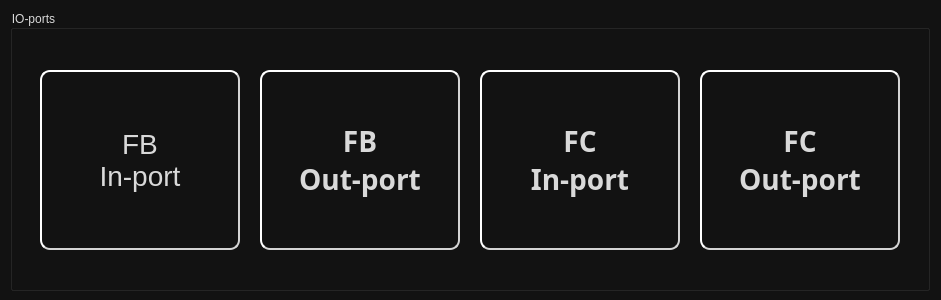
<?xml version="1.0" encoding="UTF-8"?>
<ui version="4.0">
 <class>IOGroupWidget</class>
 <widget class="QWidget" name="IOGroupWidget">
  <property name="geometry">
   <rect>
    <x>0</x>
    <y>0</y>
    <width>941</width>
    <height>300</height>
   </rect>
  </property>
  <property name="windowTitle">
   <string>Form</string>
  </property>
  <property name="styleSheet">
   <string notr="true">QWidget {
	background-color: #121212;
}

QGroupBox {
	font: 75 16pt &quot;Century Gothic&quot;;
	color: #d9d9d9;
}

QPushButton {
	background-color: #121212;
	border-style:outset;
	border-width: 2px;
	border-radius: 10px;
	border-color: #D4D4D4;
	padding: 6px;
	font-size:28px;
	font: bold 24pt &quot;Century Gothic&quot;;
	color: #d9d9d9;
}

QPushButton:hover {
	background-color: #333333;
}</string>
  </property>
  <widget class="QGroupBox" name="groupBox">
   <property name="geometry">
    <rect>
     <x>10</x>
     <y>10</y>
     <width>920</width>
     <height>281</height>
    </rect>
   </property>
   <property name="maximumSize">
    <size>
     <width>16777215</width>
     <height>281</height>
    </size>
   </property>
   <property name="autoFillBackground">
    <bool>false</bool>
   </property>
   <property name="styleSheet">
    <string notr="true"/>
   </property>
   <property name="title">
    <string>IO-ports</string>
   </property>
   <widget class="QPushButton" name="fb_in_btn">
    <property name="enabled">
     <bool>true</bool>
    </property>
    <property name="geometry">
     <rect>
      <x>30</x>
      <y>60</y>
      <width>200</width>
      <height>180</height>
     </rect>
    </property>
    <property name="autoFillBackground">
     <bool>false</bool>
    </property>
    <property name="styleSheet">
     <string notr="true"/>
    </property>
    <property name="text">
     <string>FB
In-port</string>
    </property>
    <property name="checkable">
     <bool>false</bool>
    </property>
    <property name="autoDefault">
     <bool>true</bool>
    </property>
    <property name="default">
     <bool>false</bool>
    </property>
    <property name="flat">
     <bool>false</bool>
    </property>
   </widget>
   <widget class="QPushButton" name="fb_out_btn">
    <property name="geometry">
     <rect>
      <x>250</x>
      <y>60</y>
      <width>200</width>
      <height>180</height>
     </rect>
    </property>
    <property name="font">
     <font>
      <family>Century Gothic</family>
      <pointsize>24</pointsize>
      <weight>75</weight>
      <italic>false</italic>
      <bold>true</bold>
     </font>
    </property>
    <property name="autoFillBackground">
     <bool>false</bool>
    </property>
    <property name="styleSheet">
     <string notr="true"/>
    </property>
    <property name="text">
     <string>FB
Out-port</string>
    </property>
    <property name="checkable">
     <bool>false</bool>
    </property>
    <property name="autoDefault">
     <bool>true</bool>
    </property>
    <property name="default">
     <bool>false</bool>
    </property>
    <property name="flat">
     <bool>false</bool>
    </property>
   </widget>
   <widget class="QPushButton" name="fc_in_btn">
    <property name="geometry">
     <rect>
      <x>470</x>
      <y>60</y>
      <width>200</width>
      <height>180</height>
     </rect>
    </property>
    <property name="font">
     <font>
      <family>Century Gothic</family>
      <pointsize>24</pointsize>
      <weight>75</weight>
      <italic>false</italic>
      <bold>true</bold>
     </font>
    </property>
    <property name="autoFillBackground">
     <bool>false</bool>
    </property>
    <property name="styleSheet">
     <string notr="true"/>
    </property>
    <property name="text">
     <string>FC
In-port</string>
    </property>
    <property name="checkable">
     <bool>false</bool>
    </property>
    <property name="autoDefault">
     <bool>true</bool>
    </property>
    <property name="default">
     <bool>false</bool>
    </property>
    <property name="flat">
     <bool>false</bool>
    </property>
   </widget>
   <widget class="QPushButton" name="fc_out_btn">
    <property name="geometry">
     <rect>
      <x>690</x>
      <y>60</y>
      <width>200</width>
      <height>180</height>
     </rect>
    </property>
    <property name="font">
     <font>
      <family>Century Gothic</family>
      <pointsize>24</pointsize>
      <weight>75</weight>
      <italic>false</italic>
      <bold>true</bold>
      <kerning>true</kerning>
     </font>
    </property>
    <property name="autoFillBackground">
     <bool>false</bool>
    </property>
    <property name="styleSheet">
     <string notr="true"/>
    </property>
    <property name="text">
     <string>FC
Out-port</string>
    </property>
    <property name="checkable">
     <bool>false</bool>
    </property>
    <property name="autoDefault">
     <bool>true</bool>
    </property>
    <property name="default">
     <bool>false</bool>
    </property>
    <property name="flat">
     <bool>false</bool>
    </property>
   </widget>
  </widget>
 </widget>
 <resources/>
 <connections/>
</ui>
